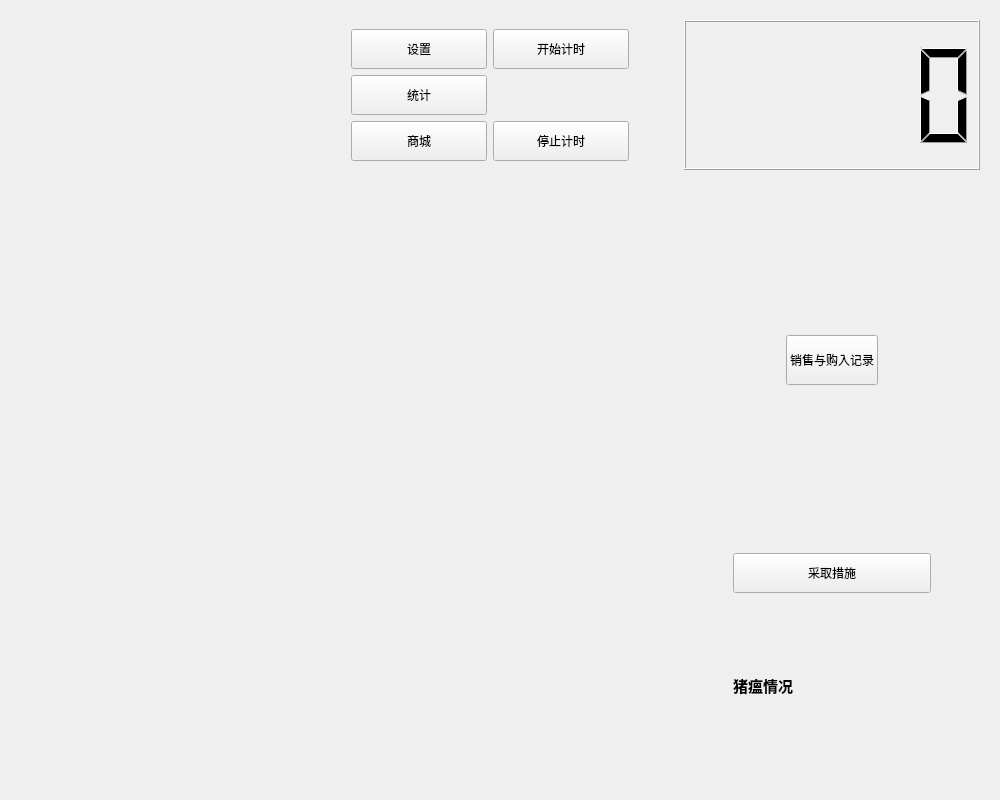
<?xml version="1.0" encoding="UTF-8"?>
<ui version="4.0">
 <class>subwidget</class>
 <widget class="QWidget" name="subwidget">
  <property name="geometry">
   <rect>
    <x>0</x>
    <y>0</y>
    <width>1000</width>
    <height>800</height>
   </rect>
  </property>
  <property name="sizePolicy">
   <sizepolicy hsizetype="Fixed" vsizetype="Fixed">
    <horstretch>0</horstretch>
    <verstretch>0</verstretch>
   </sizepolicy>
  </property>
  <property name="minimumSize">
   <size>
    <width>1000</width>
    <height>800</height>
   </size>
  </property>
  <property name="maximumSize">
   <size>
    <width>1000</width>
    <height>800</height>
   </size>
  </property>
  <property name="windowTitle">
   <string>Form</string>
  </property>
  <layout class="QGridLayout" name="gridLayout_2">
   <item row="0" column="1">
    <widget class="QStackedWidget" name="stackedWidget">
     <property name="currentIndex">
      <number>0</number>
     </property>
     <widget class="QWidget" name="page">
      <layout class="QGridLayout" name="gridLayout_3">
       <item row="0" column="4">
        <widget class="QLCDNumber" name="lcdNumber"/>
       </item>
       <item row="0" column="1">
        <spacer name="horizontalSpacer_7">
         <property name="orientation">
          <enum>Qt::Horizontal</enum>
         </property>
         <property name="sizeType">
          <enum>QSizePolicy::Fixed</enum>
         </property>
         <property name="sizeHint" stdset="0">
          <size>
           <width>20</width>
           <height>20</height>
          </size>
         </property>
        </spacer>
       </item>
       <item row="1" column="2">
        <spacer name="verticalSpacer_6">
         <property name="orientation">
          <enum>Qt::Vertical</enum>
         </property>
         <property name="sizeType">
          <enum>QSizePolicy::Fixed</enum>
         </property>
         <property name="sizeHint" stdset="0">
          <size>
           <width>20</width>
           <height>40</height>
          </size>
         </property>
        </spacer>
       </item>
       <item row="0" column="2">
        <widget class="QWidget" name="widget_4" native="true">
         <layout class="QGridLayout" name="gridLayout_5">
          <item row="2" column="2">
           <widget class="QPushButton" name="pushButton_2">
            <property name="minimumSize">
             <size>
              <width>0</width>
              <height>40</height>
             </size>
            </property>
            <property name="maximumSize">
             <size>
              <width>16777215</width>
              <height>40</height>
             </size>
            </property>
            <property name="text">
             <string>停止计时</string>
            </property>
           </widget>
          </item>
          <item row="2" column="1">
           <widget class="QPushButton" name="shop">
            <property name="minimumSize">
             <size>
              <width>0</width>
              <height>40</height>
             </size>
            </property>
            <property name="maximumSize">
             <size>
              <width>16777215</width>
              <height>40</height>
             </size>
            </property>
            <property name="text">
             <string>商城</string>
            </property>
           </widget>
          </item>
          <item row="1" column="1">
           <widget class="QPushButton" name="statistic">
            <property name="minimumSize">
             <size>
              <width>0</width>
              <height>40</height>
             </size>
            </property>
            <property name="maximumSize">
             <size>
              <width>16777215</width>
              <height>40</height>
             </size>
            </property>
            <property name="text">
             <string>统计</string>
            </property>
           </widget>
          </item>
          <item row="0" column="1">
           <widget class="QPushButton" name="design">
            <property name="minimumSize">
             <size>
              <width>0</width>
              <height>40</height>
             </size>
            </property>
            <property name="maximumSize">
             <size>
              <width>16777215</width>
              <height>40</height>
             </size>
            </property>
            <property name="text">
             <string>设置</string>
            </property>
           </widget>
          </item>
          <item row="0" column="2">
           <widget class="QPushButton" name="pushButton">
            <property name="minimumSize">
             <size>
              <width>0</width>
              <height>40</height>
             </size>
            </property>
            <property name="maximumSize">
             <size>
              <width>16777215</width>
              <height>40</height>
             </size>
            </property>
            <property name="text">
             <string>开始计时</string>
            </property>
           </widget>
          </item>
         </layout>
        </widget>
       </item>
       <item row="0" column="0" rowspan="6">
        <widget class="QWidget" name="widget_2" native="true">
         <property name="sizePolicy">
          <sizepolicy hsizetype="Fixed" vsizetype="Fixed">
           <horstretch>0</horstretch>
           <verstretch>0</verstretch>
          </sizepolicy>
         </property>
         <property name="maximumSize">
          <size>
           <width>300</width>
           <height>800</height>
          </size>
         </property>
        </widget>
       </item>
       <item row="0" column="3">
        <spacer name="horizontalSpacer_6">
         <property name="orientation">
          <enum>Qt::Horizontal</enum>
         </property>
         <property name="sizeType">
          <enum>QSizePolicy::Fixed</enum>
         </property>
         <property name="sizeHint" stdset="0">
          <size>
           <width>40</width>
           <height>20</height>
          </size>
         </property>
        </spacer>
       </item>
       <item row="1" column="4">
        <spacer name="verticalSpacer_5">
         <property name="orientation">
          <enum>Qt::Vertical</enum>
         </property>
         <property name="sizeType">
          <enum>QSizePolicy::Fixed</enum>
         </property>
         <property name="sizeHint" stdset="0">
          <size>
           <width>20</width>
           <height>40</height>
          </size>
         </property>
        </spacer>
       </item>
       <item row="2" column="4" rowspan="2">
        <widget class="QWidget" name="widget_8" native="true">
         <property name="sizePolicy">
          <sizepolicy hsizetype="Fixed" vsizetype="Fixed">
           <horstretch>0</horstretch>
           <verstretch>0</verstretch>
          </sizepolicy>
         </property>
         <property name="maximumSize">
          <size>
           <width>300</width>
           <height>300</height>
          </size>
         </property>
         <layout class="QGridLayout" name="gridLayout_8">
          <item row="0" column="1">
           <spacer name="verticalSpacer_12">
            <property name="orientation">
             <enum>Qt::Vertical</enum>
            </property>
            <property name="sizeHint" stdset="0">
             <size>
              <width>20</width>
              <height>89</height>
             </size>
            </property>
           </spacer>
          </item>
          <item row="1" column="0">
           <spacer name="horizontalSpacer_11">
            <property name="orientation">
             <enum>Qt::Horizontal</enum>
            </property>
            <property name="sizeHint" stdset="0">
             <size>
              <width>67</width>
              <height>20</height>
             </size>
            </property>
           </spacer>
          </item>
          <item row="1" column="1">
           <widget class="QPushButton" name="buy_sell">
            <property name="minimumSize">
             <size>
              <width>0</width>
              <height>50</height>
             </size>
            </property>
            <property name="maximumSize">
             <size>
              <width>120</width>
              <height>50</height>
             </size>
            </property>
            <property name="text">
             <string>销售与购入记录</string>
            </property>
           </widget>
          </item>
          <item row="1" column="2">
           <spacer name="horizontalSpacer_12">
            <property name="orientation">
             <enum>Qt::Horizontal</enum>
            </property>
            <property name="sizeHint" stdset="0">
             <size>
              <width>66</width>
              <height>20</height>
             </size>
            </property>
           </spacer>
          </item>
          <item row="2" column="1">
           <spacer name="verticalSpacer_11">
            <property name="orientation">
             <enum>Qt::Vertical</enum>
            </property>
            <property name="sizeHint" stdset="0">
             <size>
              <width>20</width>
              <height>89</height>
             </size>
            </property>
           </spacer>
          </item>
         </layout>
        </widget>
       </item>
       <item row="2" column="2" rowspan="2">
        <widget class="QLabel" name="label_2">
         <property name="sizePolicy">
          <sizepolicy hsizetype="Fixed" vsizetype="Fixed">
           <horstretch>0</horstretch>
           <verstretch>0</verstretch>
          </sizepolicy>
         </property>
         <property name="maximumSize">
          <size>
           <width>300</width>
           <height>300</height>
          </size>
         </property>
         <property name="font">
          <font>
           <family>隶书</family>
           <pointsize>16</pointsize>
          </font>
         </property>
         <property name="text">
          <string/>
         </property>
        </widget>
       </item>
       <item row="4" column="2" rowspan="2">
        <widget class="QLabel" name="label_3">
         <property name="sizePolicy">
          <sizepolicy hsizetype="Fixed" vsizetype="Fixed">
           <horstretch>0</horstretch>
           <verstretch>0</verstretch>
          </sizepolicy>
         </property>
         <property name="maximumSize">
          <size>
           <width>300</width>
           <height>300</height>
          </size>
         </property>
         <property name="font">
          <font>
           <family>隶书</family>
           <pointsize>16</pointsize>
          </font>
         </property>
         <property name="text">
          <string/>
         </property>
        </widget>
       </item>
       <item row="4" column="4" rowspan="2">
        <widget class="QWidget" name="widget_3" native="true">
         <layout class="QGridLayout" name="gridLayout_9">
          <item row="0" column="1">
           <spacer name="verticalSpacer_13">
            <property name="orientation">
             <enum>Qt::Vertical</enum>
            </property>
            <property name="sizeType">
             <enum>QSizePolicy::Fixed</enum>
            </property>
            <property name="sizeHint" stdset="0">
             <size>
              <width>20</width>
              <height>40</height>
             </size>
            </property>
           </spacer>
          </item>
          <item row="2" column="1">
           <spacer name="verticalSpacer_14">
            <property name="orientation">
             <enum>Qt::Vertical</enum>
            </property>
            <property name="sizeType">
             <enum>QSizePolicy::Fixed</enum>
            </property>
            <property name="sizeHint" stdset="0">
             <size>
              <width>20</width>
              <height>40</height>
             </size>
            </property>
           </spacer>
          </item>
          <item row="3" column="0">
           <spacer name="horizontalSpacer_15">
            <property name="orientation">
             <enum>Qt::Horizontal</enum>
            </property>
            <property name="sizeType">
             <enum>QSizePolicy::Fixed</enum>
            </property>
            <property name="sizeHint" stdset="0">
             <size>
              <width>40</width>
              <height>20</height>
             </size>
            </property>
           </spacer>
          </item>
          <item row="3" column="2">
           <spacer name="horizontalSpacer_16">
            <property name="orientation">
             <enum>Qt::Horizontal</enum>
            </property>
            <property name="sizeType">
             <enum>QSizePolicy::Fixed</enum>
            </property>
            <property name="sizeHint" stdset="0">
             <size>
              <width>40</width>
              <height>20</height>
             </size>
            </property>
           </spacer>
          </item>
          <item row="4" column="1">
           <spacer name="verticalSpacer_15">
            <property name="orientation">
             <enum>Qt::Vertical</enum>
            </property>
            <property name="sizeType">
             <enum>QSizePolicy::Fixed</enum>
            </property>
            <property name="sizeHint" stdset="0">
             <size>
              <width>20</width>
              <height>40</height>
             </size>
            </property>
           </spacer>
          </item>
          <item row="1" column="1">
           <widget class="QPushButton" name="pushButton_3">
            <property name="maximumSize">
             <size>
              <width>16777215</width>
              <height>40</height>
             </size>
            </property>
            <property name="text">
             <string>采取措施</string>
            </property>
           </widget>
          </item>
          <item row="1" column="2">
           <spacer name="horizontalSpacer_14">
            <property name="orientation">
             <enum>Qt::Horizontal</enum>
            </property>
            <property name="sizeType">
             <enum>QSizePolicy::Fixed</enum>
            </property>
            <property name="sizeHint" stdset="0">
             <size>
              <width>40</width>
              <height>20</height>
             </size>
            </property>
           </spacer>
          </item>
          <item row="1" column="0">
           <spacer name="horizontalSpacer_13">
            <property name="orientation">
             <enum>Qt::Horizontal</enum>
            </property>
            <property name="sizeType">
             <enum>QSizePolicy::Fixed</enum>
            </property>
            <property name="sizeHint" stdset="0">
             <size>
              <width>40</width>
              <height>20</height>
             </size>
            </property>
           </spacer>
          </item>
          <item row="3" column="1">
           <widget class="QLabel" name="label_4">
            <property name="font">
             <font>
              <pointsize>11</pointsize>
              <weight>75</weight>
              <bold>true</bold>
             </font>
            </property>
            <property name="text">
             <string>猪瘟情况</string>
            </property>
           </widget>
          </item>
         </layout>
        </widget>
       </item>
      </layout>
     </widget>
     <widget class="QWidget" name="page_2">
      <property name="sizePolicy">
       <sizepolicy hsizetype="Fixed" vsizetype="Fixed">
        <horstretch>0</horstretch>
        <verstretch>0</verstretch>
       </sizepolicy>
      </property>
      <layout class="QGridLayout" name="gridLayout_6">
       <item row="0" column="1">
        <spacer name="horizontalSpacer">
         <property name="orientation">
          <enum>Qt::Horizontal</enum>
         </property>
         <property name="sizeType">
          <enum>QSizePolicy::Fixed</enum>
         </property>
         <property name="sizeHint" stdset="0">
          <size>
           <width>400</width>
           <height>20</height>
          </size>
         </property>
        </spacer>
       </item>
       <item row="0" column="0" rowspan="3">
        <widget class="QWidget" name="widget" native="true"/>
       </item>
       <item row="0" column="2">
        <widget class="QLabel" name="label">
         <property name="font">
          <font>
           <family>隶书</family>
           <pointsize>20</pointsize>
          </font>
         </property>
         <property name="text">
          <string>TextLabel</string>
         </property>
        </widget>
       </item>
       <item row="2" column="1">
        <spacer name="horizontalSpacer_2">
         <property name="orientation">
          <enum>Qt::Horizontal</enum>
         </property>
         <property name="sizeType">
          <enum>QSizePolicy::Preferred</enum>
         </property>
         <property name="sizeHint" stdset="0">
          <size>
           <width>40</width>
           <height>20</height>
          </size>
         </property>
        </spacer>
       </item>
       <item row="2" column="3">
        <spacer name="horizontalSpacer_8">
         <property name="orientation">
          <enum>Qt::Horizontal</enum>
         </property>
         <property name="sizeType">
          <enum>QSizePolicy::Fixed</enum>
         </property>
         <property name="sizeHint" stdset="0">
          <size>
           <width>20</width>
           <height>20</height>
          </size>
         </property>
        </spacer>
       </item>
       <item row="1" column="2">
        <spacer name="verticalSpacer">
         <property name="orientation">
          <enum>Qt::Vertical</enum>
         </property>
         <property name="sizeType">
          <enum>QSizePolicy::Fixed</enum>
         </property>
         <property name="sizeHint" stdset="0">
          <size>
           <width>20</width>
           <height>40</height>
          </size>
         </property>
        </spacer>
       </item>
       <item row="3" column="2">
        <spacer name="verticalSpacer_2">
         <property name="orientation">
          <enum>Qt::Vertical</enum>
         </property>
         <property name="sizeType">
          <enum>QSizePolicy::Fixed</enum>
         </property>
         <property name="sizeHint" stdset="0">
          <size>
           <width>20</width>
           <height>40</height>
          </size>
         </property>
        </spacer>
       </item>
       <item row="2" column="2">
        <widget class="QPushButton" name="button">
         <property name="sizePolicy">
          <sizepolicy hsizetype="Fixed" vsizetype="Fixed">
           <horstretch>0</horstretch>
           <verstretch>0</verstretch>
          </sizepolicy>
         </property>
         <property name="maximumSize">
          <size>
           <width>200</width>
           <height>100</height>
          </size>
         </property>
         <property name="text">
          <string>BACK</string>
         </property>
        </widget>
       </item>
      </layout>
     </widget>
     <widget class="QWidget" name="page_3">
      <layout class="QGridLayout" name="gridLayout">
       <item row="1" column="3">
        <widget class="QWidget" name="widget_7" native="true">
         <layout class="QGridLayout" name="gridLayout_4">
          <item row="0" column="1">
           <spacer name="verticalSpacer_3">
            <property name="orientation">
             <enum>Qt::Vertical</enum>
            </property>
            <property name="sizeType">
             <enum>QSizePolicy::Fixed</enum>
            </property>
            <property name="sizeHint" stdset="0">
             <size>
              <width>20</width>
              <height>300</height>
             </size>
            </property>
           </spacer>
          </item>
          <item row="1" column="0">
           <spacer name="horizontalSpacer_4">
            <property name="orientation">
             <enum>Qt::Horizontal</enum>
            </property>
            <property name="sizeType">
             <enum>QSizePolicy::Minimum</enum>
            </property>
            <property name="sizeHint" stdset="0">
             <size>
              <width>300</width>
              <height>20</height>
             </size>
            </property>
           </spacer>
          </item>
          <item row="1" column="1">
           <widget class="QPushButton" name="back2">
            <property name="minimumSize">
             <size>
              <width>200</width>
              <height>100</height>
             </size>
            </property>
            <property name="maximumSize">
             <size>
              <width>200</width>
              <height>100</height>
             </size>
            </property>
            <property name="font">
             <font>
              <pointsize>23</pointsize>
              <weight>75</weight>
              <bold>true</bold>
             </font>
            </property>
            <property name="text">
             <string>返回</string>
            </property>
           </widget>
          </item>
          <item row="1" column="2">
           <spacer name="horizontalSpacer_5">
            <property name="orientation">
             <enum>Qt::Horizontal</enum>
            </property>
            <property name="sizeType">
             <enum>QSizePolicy::Fixed</enum>
            </property>
            <property name="sizeHint" stdset="0">
             <size>
              <width>20</width>
              <height>20</height>
             </size>
            </property>
           </spacer>
          </item>
          <item row="2" column="1">
           <spacer name="verticalSpacer_4">
            <property name="orientation">
             <enum>Qt::Vertical</enum>
            </property>
            <property name="sizeType">
             <enum>QSizePolicy::Fixed</enum>
            </property>
            <property name="sizeHint" stdset="0">
             <size>
              <width>20</width>
              <height>20</height>
             </size>
            </property>
           </spacer>
          </item>
         </layout>
        </widget>
       </item>
       <item row="1" column="2">
        <spacer name="horizontalSpacer_3">
         <property name="orientation">
          <enum>Qt::Horizontal</enum>
         </property>
         <property name="sizeType">
          <enum>QSizePolicy::Fixed</enum>
         </property>
         <property name="sizeHint" stdset="0">
          <size>
           <width>30</width>
           <height>20</height>
          </size>
         </property>
        </spacer>
       </item>
       <item row="0" column="3">
        <widget class="QLabel" name="lable_day">
         <property name="text">
          <string>TextLabel</string>
         </property>
        </widget>
       </item>
       <item row="0" column="0" colspan="2">
        <widget class="QLabel" name="label_weight">
         <property name="text">
          <string>TextLabel</string>
         </property>
        </widget>
       </item>
       <item row="1" column="0" colspan="2">
        <widget class="QLabel" name="label_6">
         <property name="text">
          <string>TextLabel</string>
         </property>
        </widget>
       </item>
      </layout>
     </widget>
     <widget class="QWidget" name="page_4">
      <layout class="QGridLayout" name="gridLayout_7">
       <item row="1" column="1">
        <widget class="QPushButton" name="pushButton_6">
         <property name="maximumSize">
          <size>
           <width>16777215</width>
           <height>75</height>
          </size>
         </property>
         <property name="text">
          <string>更改背景音乐</string>
         </property>
        </widget>
       </item>
       <item row="3" column="0">
        <spacer name="horizontalSpacer_9">
         <property name="orientation">
          <enum>Qt::Horizontal</enum>
         </property>
         <property name="sizeType">
          <enum>QSizePolicy::Fixed</enum>
         </property>
         <property name="sizeHint" stdset="0">
          <size>
           <width>200</width>
           <height>20</height>
          </size>
         </property>
        </spacer>
       </item>
       <item row="3" column="1">
        <widget class="QComboBox" name="comboBox">
         <property name="maximumSize">
          <size>
           <width>16777215</width>
           <height>75</height>
          </size>
         </property>
        </widget>
       </item>
       <item row="3" column="2">
        <spacer name="horizontalSpacer_10">
         <property name="orientation">
          <enum>Qt::Horizontal</enum>
         </property>
         <property name="sizeType">
          <enum>QSizePolicy::Fixed</enum>
         </property>
         <property name="sizeHint" stdset="0">
          <size>
           <width>200</width>
           <height>20</height>
          </size>
         </property>
        </spacer>
       </item>
       <item row="5" column="1">
        <widget class="QPushButton" name="back3">
         <property name="maximumSize">
          <size>
           <width>16777215</width>
           <height>75</height>
          </size>
         </property>
         <property name="text">
          <string>返回</string>
         </property>
        </widget>
       </item>
       <item row="6" column="1">
        <spacer name="verticalSpacer_7">
         <property name="orientation">
          <enum>Qt::Vertical</enum>
         </property>
         <property name="sizeType">
          <enum>QSizePolicy::Preferred</enum>
         </property>
         <property name="sizeHint" stdset="0">
          <size>
           <width>20</width>
           <height>40</height>
          </size>
         </property>
        </spacer>
       </item>
       <item row="2" column="1">
        <spacer name="verticalSpacer_9">
         <property name="orientation">
          <enum>Qt::Vertical</enum>
         </property>
         <property name="sizeType">
          <enum>QSizePolicy::Preferred</enum>
         </property>
         <property name="sizeHint" stdset="0">
          <size>
           <width>20</width>
           <height>40</height>
          </size>
         </property>
        </spacer>
       </item>
       <item row="0" column="1">
        <spacer name="verticalSpacer_8">
         <property name="orientation">
          <enum>Qt::Vertical</enum>
         </property>
         <property name="sizeType">
          <enum>QSizePolicy::Preferred</enum>
         </property>
         <property name="sizeHint" stdset="0">
          <size>
           <width>20</width>
           <height>40</height>
          </size>
         </property>
        </spacer>
       </item>
       <item row="4" column="1">
        <spacer name="verticalSpacer_10">
         <property name="orientation">
          <enum>Qt::Vertical</enum>
         </property>
         <property name="sizeType">
          <enum>QSizePolicy::Preferred</enum>
         </property>
         <property name="sizeHint" stdset="0">
          <size>
           <width>20</width>
           <height>40</height>
          </size>
         </property>
        </spacer>
       </item>
      </layout>
     </widget>
    </widget>
   </item>
  </layout>
 </widget>
 <resources/>
 <connections/>
</ui>
